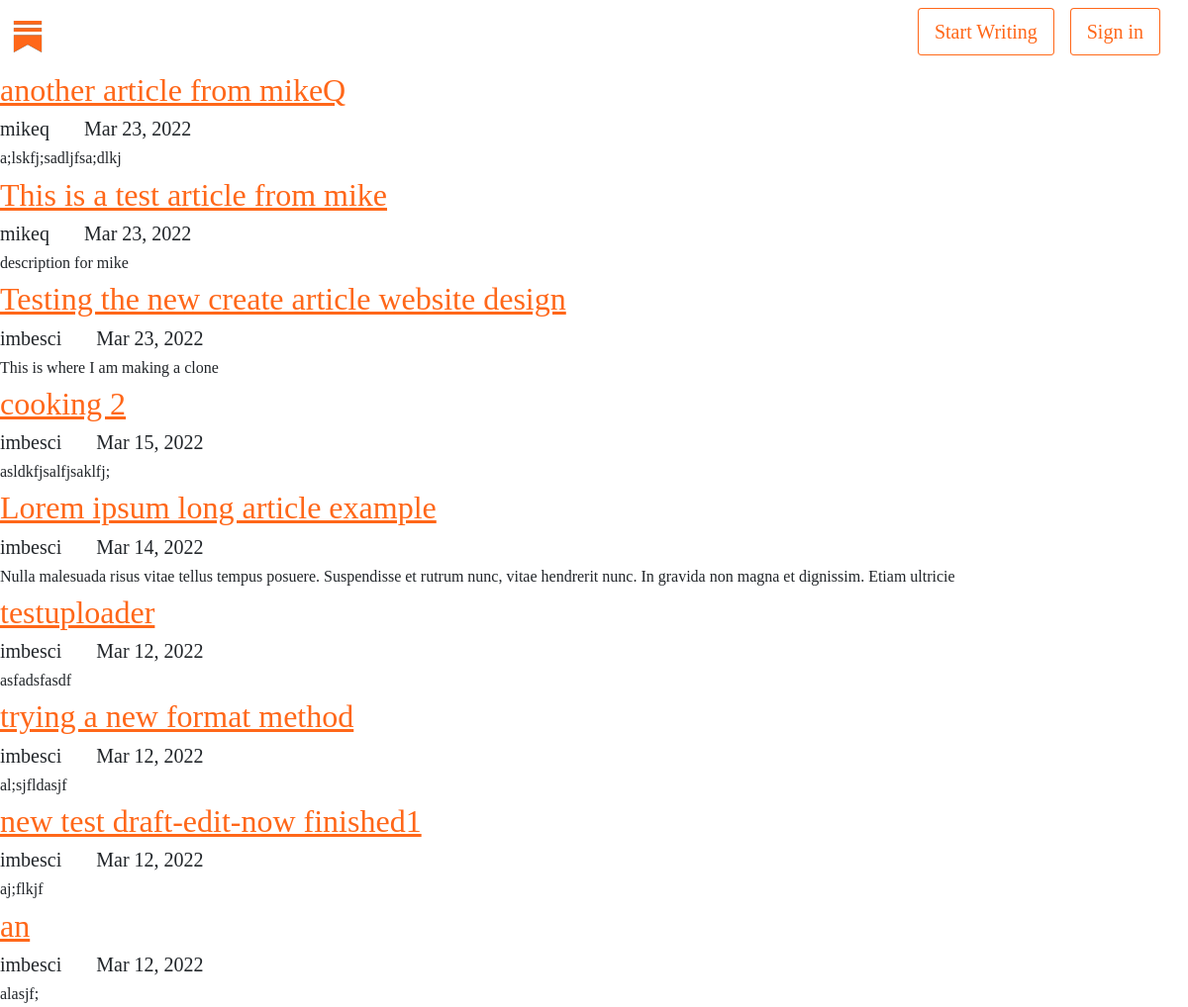
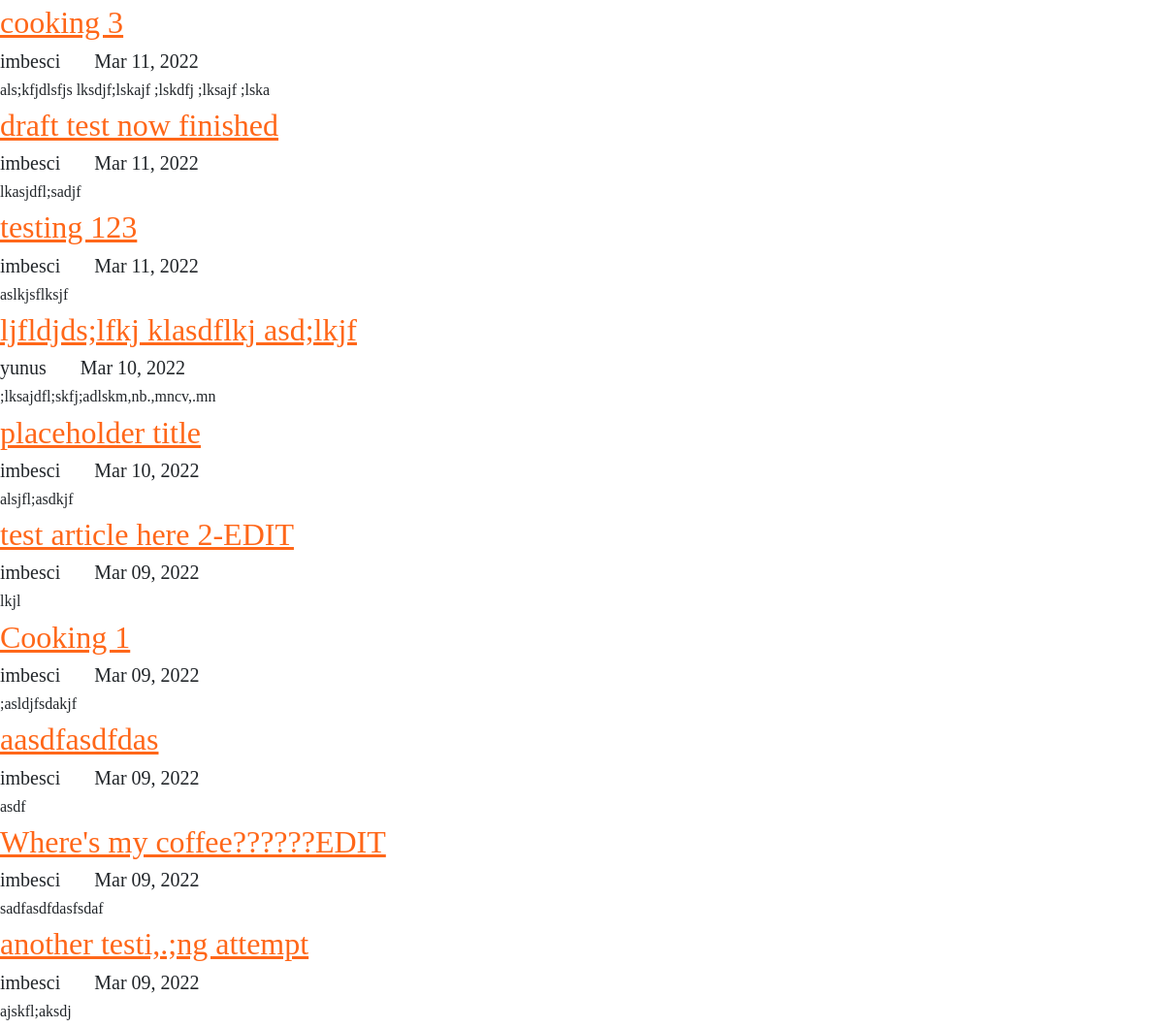
The app's page /articles/ with its own data (2 pictures, top to bottom).
### articles/models.py (models this page shows, shortened)
class Article(models.Model):
    title =         models.CharField(max_length=200)
    description =   models.CharField(max_length = 150)
    body =          RichTextUploadingField(blank = True, null=True)
    slug =          models.SlugField()
    date =          models.DateTimeField(auto_now_add = True)
    last_edited =   models.DateTimeField(auto_now = True)
    thumbnail =     models.ImageField(default='logo.png', blank = True)
    topicslist = [
        ("Business","Business"),
        ("Culinary", "Culinary"),
        ("Culture", "Culture"),
        ("Health", "Health"),
        ("Literature", "Literature"),
        ("Other", "Other"),
        ("Politics", "Politics"),
        ("Sports", "Sports"),
    ]
    topic =         models.CharField(max_length=30, null=True, blank=True, choices=topicslist)
    author =        models.ForeignKey(SubstackUser,  null=True, blank=True, on_delete=models.CASCADE)
    views =         models.IntegerField(default=0)
    is_draft =      models.BooleanField(default=False)
    REQUIRED_FIELDS = ['title',]
    def MDYdate(self):
        months= {'01':'Jan', '02':'Feb', '03':'Mar',
                '04':'Apr', '05':'May', '06':'Jun',
                '07':'Jul', '08':'Aug', '09':'Sep',
                '10':'Oct', '11':'Nov', '12':'Dec'}
        mdy = self.date.strftime("%m_%d_%Y_%-I_%M_%p").split('_')
        return f"{months[mdy[0]]} {mdy[1]}, {mdy[2]}"

### accounts/models.py (models this page shows, shortened)
class SubstackUser(AbstractBaseUser):
    first_name     = models.CharField(verbose_name='first name', max_length=40)
    last_name      = models.CharField(verbose_name='last name', max_length=40)
    email          = models.EmailField(verbose_name='email', max_length=60, unique=True)
    username       = models.CharField(max_length=30, unique=True)
    date_joined    = models.DateTimeField(verbose_name='date joined', auto_now_add=True)
    last_login     = models.DateTimeField(verbose_name='last login', auto_now=True)
    is_admin       = models.BooleanField(default = False)
    is_active      = models.BooleanField(default = True)
    is_staff       = models.BooleanField(default = False)
    is_superuser   = models.BooleanField(default=False)
    USERNAME_FIELD = 'email'
    REQUIRED_FIELDS = ['first_name', 'last_name', 'username',]
    objects = SubstackUserManager()

### articles/views.py (the view)
def articles_authors(request):
    articles = Article.objects.all().filter(is_draft=False).order_by("-date")
    return render(request, 'articles/article_authors.html', context = { 'articles' : articles } )

### articles/templates/articles/article_authors.html (shortened to what this page needs)
{% extends 'default.html' %}
{% load static %}
{% block customcss %} <link rel="stylesheet" href="{% static 'styles.css' %}"> {% endblock customcss %}
{% block content %}
{% include 'snippets/generalheader.html' %}
<div class="page">
{% for article in articles %}
    <div class="article">
        <a href="{% url 'articles:full' slug=article.slug %}"><h2>{{article.title}}</h2></a>
        <h5> {{article.author.username}}  &nbsp &nbsp &nbsp {{ article.MDYdate }} </h5>
        <h6>{{ article.description }} </h6>
    </div>
{% endfor %}
</div>
{% endblock content %}

### assets/styles.css (style rules this page uses)
* { font-family: Cahuenga; }

### records on screen
Article: title "another article from mikeQ", author.username "mikeq", MDYdate "Mar 23, 2022", description "a;lskfj;sadljfsa;dlkj"
Article: title "This is a test article from mike", author.username "mikeq", MDYdate "Mar 23, 2022", description "description for mike"
Article: title "Testing the new create article website design", author.username "imbesci", MDYdate "Mar 23, 2022", description "This is where I am making a clone"
Article: title "cooking 2", author.username "imbesci", MDYdate "Mar 15, 2022", description "asldkfjsalfjsaklfj;"
Article: title "Lorem ipsum long article example", author.username "imbesci", MDYdate "Mar 14, 2022", description "Nulla malesuada risus vitae tellus tempus posuere. Suspendisse et rutrum nunc, vitae hendrerit nunc. In gravida non magna et dignissim. Etiam ultricie"
Article: title "testuploader", author.username "imbesci", MDYdate "Mar 12, 2022", description "asfadsfasdf"
Article: title "trying a new format method", author.username "imbesci", MDYdate "Mar 12, 2022", description "al;sjfldasjf"
Article: title "new test draft-edit-now finished1", author.username "imbesci", MDYdate "Mar 12, 2022", description "aj;flkjf"
Article: title "an", author.username "imbesci", MDYdate "Mar 12, 2022", description "alasjf;"
Article: title "cooking 3", author.username "imbesci", MDYdate "Mar 11, 2022", description "als;kfjdlsfjs lksdjf;lskajf ;lskdfj ;lksajf ;lska"
Article: title "draft test now finished", author.username "imbesci", MDYdate "Mar 11, 2022", description "lkasjdfl;sadjf"
Article: title "testing 123", author.username "imbesci", MDYdate "Mar 11, 2022", description "aslkjsflksjf"
Article: title "ljfldjds;lfkj klasdflkj asd;lkjf", author.username "yunus", MDYdate "Mar 10, 2022", description ";lksajdfl;skfj;adlskm,nb.,mncv,.mn"
Article: title "placeholder title", author.username "imbesci", MDYdate "Mar 10, 2022", description "alsjfl;asdkjf"
Article: title "test article here 2-EDIT", author.username "imbesci", MDYdate "Mar 09, 2022", description "lkjl"
Article: title "Cooking 1", author.username "imbesci", MDYdate "Mar 09, 2022", description ";asldjfsdakjf"
Article: title "aasdfasdfdas", author.username "imbesci", MDYdate "Mar 09, 2022", description "asdf"
Article: title "Where's my coffee??????EDIT", author.username "imbesci", MDYdate "Mar 09, 2022", description "sadfasdfdasfsdaf"
Article: title "another testi,.;ng attempt", author.username "imbesci", MDYdate "Mar 09, 2022", description "ajskfl;aksdj"
